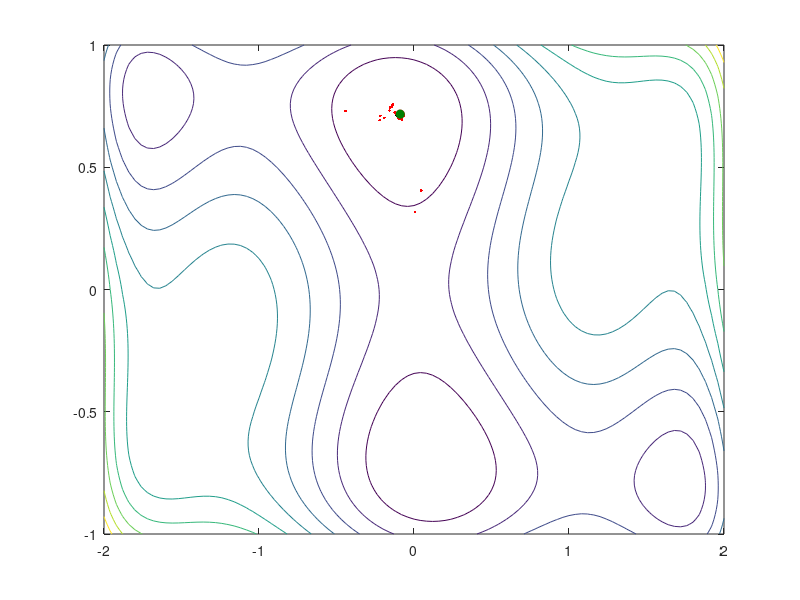

This chart was generated by the following MATLAB code:
%% Optimization exercises
%

%% Exercise 1
% Using a hill-climbing optimization algorithm, find the maximum of 
% $log(f(x))$ where $f(x) = e^{-x^2}$.  Compare to the maximum of $f(x)$.

clear, close all

objective      = @(x) (-x.^2);
step_size      = 0.04;
current_point  = 1.50;
current_z = objective(current_point);

n_steps = 150;

for s = 1:n_steps
    new_point  = current_point + step_size;
    new_z = objective(new_point);
    
    if new_z >= current_z
        current_point = new_point;
        current_z = new_z;
    else
        step_size = -step_size * 2/3;
    end
end

disp(current_point)

%% Exercise 2
% Using a hill-climbing optimization algorithm, find the maximum of 
% $f(x,y) = e^{-x^2-y^2}$.

rng(9)
clear, %close all

xax = linspace(-2, 2, 101);
yax = linspace(-2, 2, 101);
[xplane, yplane] = meshgrid(xax, yax);

objective = @(x,y) exp(-x.^2-y.^2);

zvalue = objective(xplane, yplane);

h = mesh(xplane, yplane, zvalue); axis equal

objective = @(x,y) exp(-x.^2-y.^2);
step_x    = 0.025;
step_y    = 0.025;
current_x = 4 * rand - 2;
current_y = 4 * rand - 2;

current_z = objective(current_x, current_y);

line(current_x, current_y, current_z, 'marker', 'o', 'color', 'r', 'markerf', 'r')

while true
    % The candidate
    new_x = current_x + step_x;
    % The evaluation
    new_z = objective(new_x, current_y);
    % The accept/reject
    if new_z >= current_z
        current_x = new_x;
        current_z = new_z;
    else
        step_x = -step_x * 2/3;
    end
    
    % The candidate
    new_y = current_y + step_y;
    % The evaluation
    new_z = objective(current_x, new_y);
    % The accept/reject
    if new_z >= current_z
        current_y = new_y;
        current_z = new_z;
    else
        step_y = -step_y * 2/3;
    end
    
    % The stopping rule
    if current_z > .9999
        line(current_x, current_y, 1, 'marker', 'o', 'color', [0 .5 0], 'markerf', [0 .5 0])
        drawnow
        break
    end
    
    line(current_x, current_y, current_z, 'marker', '.', 'color','r')
    drawnow
end

disp([current_x current_y])

%% Exercise 3
% Using some of the functions |surf|, |mesh|, |contour|, and |plot3|, graph
% the so-called six-hump camelback function $C$: $C(x,y) = (4 - 2.1 x^2 +
% \frac{1}{3}x^4) x^2 + x y + 4 (y^2-1) y^2$.  Then use simulated
% annealing to find its global minimum. 

rng(5)
clear, clf

xax = linspace(-2, 2, 101);
yax = linspace(-1, 1, 101);
[xplane, yplane] = meshgrid(xax, yax);

objective = @(x,y) (4 - 2.1*x.^2 + x.^4/3).*x.^2 + x.*y + 4*(-1 + y.^2).*y.^2;

zvalue = objective(xplane, yplane);

h = contour(xplane, yplane, zvalue);

T = .1;
counter = 0;

current_x = 4 * rand - 2;
current_y = 2 * rand - 1;

current_z = objective(current_x, current_y);

h = line(current_x, current_y, current_z, 'marker', 'o', 'color', 'r', 'markerf', 'r');
j = line(current_x, current_y, current_z, 'marker', '.', 'color', 'k');

while T > .001
    % The candidate
    new_x = min(max(current_x + randn*T*10,-2),2);
    new_y = min(max(current_y + randn*T*10,-1),1);
    % The evaluation
    new_z = objective(new_x, new_y);

    set(j, 'XData', new_x, 'YData', new_y, 'ZData', new_z)

    % The accept/reject
    if new_z <= current_z || rand < exp(-(new_z-current_z)/T)
        current_x = new_x;
        current_y = new_y;
        current_z = new_z;
        set(h, 'XData',current_x, 'YData', current_y, 'ZData', current_z)
    end
    
    counter = counter + 1;
    if counter > 100
        counter = 0;
        T = T * .025;  % Cool down faster!
        disp([T current_x current_y current_z])
    end
    
    % The stopping rule
    if current_z < -2 || T < .001
        line(current_x, current_y, 1, 'marker', 'o', 'color', [0 .5 0], 'markerf', [0 .5 0])
        drawnow
        break
    end
    
    line(current_x, current_y, current_z, 'marker', '.', 'color','r')
    drawnow
end

disp([current_x current_y current_z])

%% Exercise 4
% Read the documentation for MATLAB's |fminsearch| function.  Use it to
% solve Exercise 2 and 3 again.

objective1 = @(x) -exp(-sum(x.^2));
[x, fval] = fminsearch(objective1,[0 1.5])

objective2 = @(x) (4 - 2.1*x(1).^2 + x(1).^4/3).*x(1).^2 + x(1).*x(2) + 4*(-1 + x(2).^2).*x(2).^2;
[x, fval] = fminsearch(objective2,[0 1.5])
